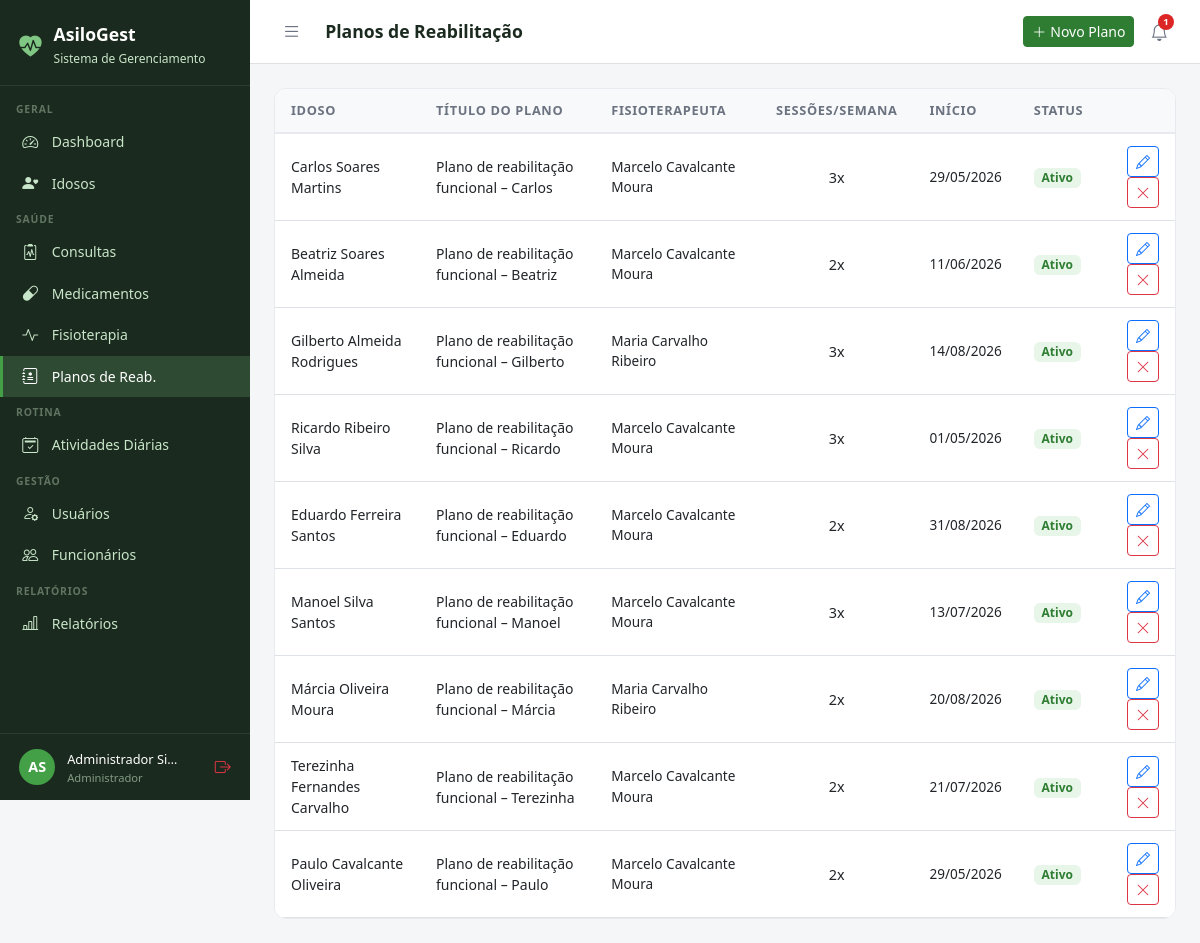
Screenshot of /fisioterapia/planos/ (signed in) with the database file from the repository.
### core/models.py (models this page shows, shortened)
class Usuario(AbstractUser):
    PERFIL_CHOICES = [
        ('administrador', 'Administrador'),
        ('medico', 'Médico'),
        ('fisioterapeuta', 'Fisioterapeuta'),
        ('enfermeiro', 'Enfermeiro(a)'),
        ('recepcionista', 'Recepcionista'),
        ('familiar', 'Familiar do Idoso'),
    ]
    perfil = models.CharField(
        max_length=20, choices=PERFIL_CHOICES,
        default='recepcionista', verbose_name='Perfil de Acesso'
    )
    telefone = models.CharField(max_length=15, blank=True, verbose_name='Telefone')
    cpf = models.CharField(max_length=14, unique=True, null=True, blank=True, verbose_name='CPF')
    foto = models.ImageField(upload_to='usuarios/', blank=True, null=True, verbose_name='Foto')
    data_nascimento = models.DateField(null=True, blank=True, verbose_name='Data de Nascimento')
    especialidade = models.CharField(
        max_length=100, blank=True, verbose_name='Especialidade',
        help_text='Preencha para Médico ou Fisioterapeuta'
    )
    data_admissao = models.DateField(null=True, blank=True, verbose_name='Data de Admissão')
    primeiro_acesso = models.BooleanField(
        default=True, verbose_name='Primeiro Acesso',
        help_text='Usuário deve definir senha no primeiro login'
    )
    ativo = models.BooleanField(default=True, verbose_name='Ativo')
    criado_em = models.DateTimeField(auto_now_add=True)
    class Meta:
        verbose_name = 'Usuário'
        verbose_name_plural = 'Usuários'
        ordering = ['first_name', 'last_name']
    @property
    def is_administrador(self):
        return self.perfil == 'administrador' or self.is_superuser
    @property
    def is_fisioterapeuta(self):
        return self.perfil == 'fisioterapeuta'
    @property
    def is_familiar(self):
        return self.perfil == 'familiar'
    @property
    def pode_ver_saude(self):
        return (self.is_administrador or self.is_medico
                or self.is_fisioterapeuta or self.is_enfermeiro)
    @property
    def pode_cadastrar_usuarios(self):
        return self.is_administrador or self.is_recepcionista
    @property
    def pode_administrar(self):
        return self.is_administrador

### fisioterapia/models.py (models this page shows, shortened)
class PlanoReabilitacao(models.Model):
    idoso = models.ForeignKey(
        Idoso, on_delete=models.CASCADE, related_name='planos_reab')
    fisioterapeuta = models.ForeignKey(
        Usuario, on_delete=models.SET_NULL, null=True,
        limit_choices_to={'perfil': 'fisioterapeuta'})
    titulo = models.CharField(max_length=150, verbose_name='Título do Plano')
    objetivo_geral = models.TextField(verbose_name='Objetivo Geral')
    exercicios = models.TextField(verbose_name='Exercícios Prescritos')
    frequencia_semanal = models.IntegerField(default=3, verbose_name='Sessões por Semana')
    data_inicio = models.DateField()
    data_previsao_fim = models.DateField(null=True, blank=True)
    ativo = models.BooleanField(default=True)
    criado_em = models.DateTimeField(auto_now_add=True)
    class Meta:
        verbose_name = 'Plano de Reabilitação'
        verbose_name_plural = 'Planos de Reabilitação'

### idosos/models.py (models this page shows, shortened)
class Idoso(models.Model):
    SEXO_CHOICES = [('M', 'Masculino'), ('F', 'Feminino')]
    TIPO_SANGUINEO = [('A+','A+'),('A-','A-'),('B+','B+'),('B-','B-'),('AB+','AB+'),('AB-','AB-'),('O+','O+'),('O-','O-')]
    STATUS_CHOICES = [('ativo','Ativo'),('inativo','Inativo'),('internado','Internado'),('falecido','Falecido')]
    nome = models.CharField(max_length=150, verbose_name='Nome Completo')
    data_nascimento = models.DateField(verbose_name='Data de Nascimento')
    sexo = models.CharField(max_length=1, choices=SEXO_CHOICES)
    cpf = models.CharField(max_length=14, unique=True, null=True, blank=True)
    rg = models.CharField(max_length=20, blank=True)
    tipo_sanguineo = models.CharField(max_length=3, choices=TIPO_SANGUINEO, blank=True)
    foto = models.ImageField(upload_to='idosos/', blank=True, null=True)
    status = models.CharField(max_length=10, choices=STATUS_CHOICES, default='ativo')
    endereco = models.CharField(max_length=200, blank=True)
    cidade = models.CharField(max_length=100, blank=True)
    estado = models.CharField(max_length=2, blank=True)
    cep = models.CharField(max_length=9, blank=True)
    alergias = models.TextField(blank=True, verbose_name='Alergias')
    condicoes_medicas = models.TextField(blank=True, verbose_name='Condições Médicas')
    observacoes = models.TextField(blank=True, verbose_name='Observações Gerais')
    data_entrada = models.DateField(verbose_name='Data de Entrada')
    numero_quarto = models.CharField(max_length=10, blank=True, verbose_name='Quarto')
    criado_em = models.DateTimeField(auto_now_add=True)
    atualizado_em = models.DateTimeField(auto_now=True)
    class Meta:
        verbose_name = 'Idoso'
        verbose_name_plural = 'Idosos'
        ordering = ['nome']

### fisioterapia/views.py (the view, shortened to what this page needs)
# urls.py: path('planos/', views.planos_lista, name='planos_lista'),
@login_required
def planos_lista(request):
    user = request.user
    if not user.pode_ver_saude:
        messages.error(request, 'Acesso negado.')
        return redirect('dashboard')
    planos = PlanoReabilitacao.objects.select_related('idoso', 'fisioterapeuta').filter(ativo=True)
    return render(request, 'fisioterapia/planos_lista.html', {'planos': planos})

### templates/fisioterapia/planos_lista.html (shortened to what this page needs)
{% extends 'base.html' %}
{% block page_title %}Planos de Reabilitação{% endblock %}
{% block topbar_actions %}
{% if user.is_fisioterapeuta or user.is_administrador %}
<a href="{% url 'fisioterapia:plano_novo' %}" class="btn btn-primary btn-sm"><i class="bi bi-plus-lg me-1"></i>Novo Plano</a>
{% endif %}
{% endblock %}
{% block content %}
<div class="table-card">
  <table class="table table-hover">
    <thead>
      <tr><th>Idoso</th><th>Título do Plano</th><th>Fisioterapeuta</th><th>Sessões/Semana</th><th>Início</th><th>Status</th><th></th></tr>
    </thead>
    <tbody>
      {% for p in planos %}
      <tr>
        <td style="font-weight:500;font-size:.875rem;">{{ p.idoso.nome }}</td>
        <td style="font-size:.875rem;">{{ p.titulo }}</td>
        <td style="font-size:.85rem;">{{ p.fisioterapeuta.get_full_name|default:"–" }}</td>
        <td class="text-center">{{ p.frequencia_semanal }}x</td>
        <td style="font-size:.85rem;">{{ p.data_inicio|date:"d/m/Y" }}</td>
        <td>
          {% if p.ativo %}
            <span class="badge" style="background:#E8F5E9;color:#2E7D32;font-size:.75rem;">Ativo</span>
          {% else %}
            <span class="badge" style="background:#FFEBEE;color:#C62828;font-size:.75rem;">Encerrado</span>
          {% endif %}
        </td>
        <td class="text-end">
          {% if user.is_fisioterapeuta or user.is_administrador %}
          <a href="{% url 'fisioterapia:plano_editar' p.pk %}" class="btn btn-sm btn-outline-primary"><i class="bi bi-pencil"></i></a>
          {% endif %}
          {% if user.is_administrador and p.ativo %}
          <a href="{% url 'fisioterapia:plano_excluir' p.pk %}" class="btn btn-sm btn-outline-danger"><i class="bi bi-x-lg"></i></a>
          {% endif %}
        </td>
      </tr>
      {% empty %}
      <tr><td colspan="7" class="text-center py-4 text-muted">Nenhum plano de reabilitação cadastrado.</td></tr>
      {% endfor %}
    </tbody>
  </table>
</div>
{% endblock %}

### templates/base.html (shortened to what this page needs)
<!DOCTYPE html>
<html lang="pt-br">
<head>
  <link href="https://cdn.jsdelivr.net/npm/bootstrap@5.3.0/dist/css/bootstrap.min.css" rel="stylesheet">
  <link href="https://cdn.jsdelivr.net/npm/bootstrap-icons@1.11.0/font/bootstrap-icons.css" rel="stylesheet">
</head>
<body>
{% if user.is_authenticated %}
<div id="sidebar">
  <div class="sidebar-brand">
    <i class="bi bi-heart-pulse-fill" style="color:#81C784;font-size:1.4rem;"></i>
    <div>
      <h5 style="margin:0;">AsiloGest</h5>
      <small>Sistema de Gerenciamento</small>
    </div>
  </div>
  <nav class="sidebar-nav">
    <div class="nav-section">Geral</div>
    <a href="{% url 'dashboard' %}" class="sidebar-link {% if request.resolver_match.url_name == 'dashboard' %}active{% endif %}">
      <i class="bi bi-speedometer2"></i> Dashboard
    </a>
    <a href="{% url 'idosos:lista' %}" class="sidebar-link">
      <i class="bi bi-person-heart"></i>
      {% if user.is_familiar %}Meus Familiares{% else %}Idosos{% endif %}
    </a>
    {% if user.pode_ver_saude or user.is_familiar %}
    <div class="nav-section">Saúde</div>
    <a href="{% url 'consultas:lista' %}" class="sidebar-link">
      <i class="bi bi-clipboard2-pulse"></i> Consultas
    </a>
    <a href="{% url 'medicamentos:lista' %}" class="sidebar-link">
      <i class="bi bi-capsule"></i> Medicamentos
    </a>
    <a href="{% url 'fisioterapia:lista' %}" class="sidebar-link">
      <i class="bi bi-activity"></i> Fisioterapia
    </a>
    {% if user.pode_ver_saude and not user.is_familiar %}
    <a href="{% url 'fisioterapia:planos_lista' %}" class="sidebar-link">
      <i class="bi bi-journal-medical"></i> Planos de Reab.
    </a>
    {% endif %}
    {% endif %}
    <div class="nav-section">Rotina</div>
    <a href="{% url 'atividades:lista' %}" class="sidebar-link">
      <i class="bi bi-calendar2-check"></i> Atividades Diárias
    </a>
    {% if user.pode_cadastrar_usuarios %}
    <div class="nav-section">Gestão</div>
    <a href="{% url 'usuarios_lista' %}" class="sidebar-link">
      <i class="bi bi-person-gear"></i> Usuários
    </a>
    {% endif %}
    {% if user.pode_administrar %}
    <a href="{% url 'funcionarios:lista' %}" class="sidebar-link">
      <i class="bi bi-people"></i> Funcionários
    </a>
    {% endif %}
    {% if user.pode_ver_saude or user.pode_administrar %}
    <div class="nav-section">Relatórios</div>
    <a href="{% url 'relatorios:lista' %}" class="sidebar-link">
      <i class="bi bi-bar-chart-line"></i> Relatórios
    </a>
    {% endif %}
  </nav>
  <div class="sidebar-user">
    <div class="avatar">{{ user.first_name|first|upper }}{{ user.last_name|first|upper }}</div>
    <div class="info" style="min-width:0;flex:1;">
      <span>{{ user.get_full_name|truncatechars:18 }}</span>
      <small>{{ user.get_perfil_display }}</small>
    </div>
    <a href="{% url 'logout' %}" class="text-danger" title="Sair" style="flex-shrink:0;">
      <i class="bi bi-box-arrow-right"></i>
    </a>
  </div>
</div>
<div id="main">
  <div class="topbar">
    <div class="topbar-left">
      <button class="btn-toggle-sidebar" onclick="toggleSidebar()" title="Menu">
        <i class="bi bi-list"></i>
      </button>
      <h4>{% block page_title %}{% endblock %}</h4>
    </div>
    <div class="d-flex align-items-center gap-2">
      {% block topbar_actions %}{% endblock %}
      <div style="position:relative;">
        <button class="notif-btn" id="notifBtn" onclick="toggleNotif()" title="Notificações">
          <i class="bi bi-bell"></i>
          {% if notif_count %}
          <span class="notif-badge">{{ notif_count }}</span>
          {% endif %}
        </button>
      </div>
    </div>
  </div>
  <div class="content">
    {% block content %}{% endblock %}
  </div>
</div>
{% else %}
{% block full_content %}{% endblock %}
{% endif %}
</body>
</html>

### templates/base.html (style rules this page uses)
:root { --sidebar-width: 250px; --primary: #2E7D32; --primary-light: #43A047; --accent: #1565C0; --bg-sidebar: #1B2A1E; --bg-sidebar-hover: #2E4A33; --text-sidebar: #C8E6C9; --transition: 0.3s ease; }
body { background: #F4F6F8; font-family: 'Segoe UI', sans-serif; }
#sidebar { position: fixed; top: 0; left: 0; width: var(--sidebar-width); height: 100vh; background: var(--bg-sidebar); z-index: 1000; display: flex; flex-direction: column; overflow-y: auto; transition: transform var(--transition); }
.sidebar-brand { padding: 1.5rem 1.2rem 1rem; border-bottom: 1px solid rgba(255,255,255,0.08); display: flex; align-items: center; gap: .75rem; }
.sidebar-brand h5 { color: #fff; font-weight: 700; margin: 0; font-size: 1.1rem; }
.sidebar-brand small { color: var(--text-sidebar); font-size: .75rem; }
.sidebar-nav { padding: .5rem 0; flex: 1; }
.nav-section { padding: .5rem 1rem .2rem; color: rgba(200,230,201,.4); font-size: .65rem; font-weight: 700; letter-spacing: .08em; text-transform: uppercase; }
.sidebar-link { display: flex; align-items: center; gap: .65rem; padding: .55rem 1.2rem; color: var(--text-sidebar); text-decoration: none; font-size: .875rem; transition: all .2s; border-left: 3px solid transparent; }
.sidebar-link:hover, .sidebar-link.active { background: var(--bg-sidebar-hover); color: #fff; border-left-color: var(--primary-light); }
.sidebar-link i { font-size: 1rem; width: 1.2rem; }
.sidebar-user { padding: .8rem 1.2rem; border-top: 1px solid rgba(255,255,255,0.08); display: flex; align-items: center; gap: .75rem; }
.sidebar-user .avatar { width: 36px; height: 36px; background: var(--primary-light); border-radius: 50%; display: flex; align-items: center; justify-content: center; color: #fff; font-weight: 700; font-size: .9rem; flex-shrink: 0; }
.sidebar-user .info small { color: rgba(200,230,201,.6); font-size: .7rem; display: block; }
.sidebar-user .info span { color: #fff; font-size: .8rem; }
#main { margin-left: var(--sidebar-width); min-height: 100vh; display: flex; flex-direction: column; transition: margin-left var(--transition); }
.topbar { background: #fff; border-bottom: 1px solid #E0E0E0; padding: .75rem 1.5rem; display: flex; align-items: center; justify-content: space-between; position: sticky; top: 0; z-index: 999; }
.topbar-left { display: flex; align-items: center; gap: 1rem; }
.topbar h4 { margin: 0; font-size: 1.1rem; font-weight: 600; color: #1B2A1E; }
.btn-toggle-sidebar { background: none; border: none; padding: .4rem .5rem; color: #6B7280; cursor: pointer; border-radius: 6px; font-size: 1.2rem; line-height: 1; transition: background .2s, color .2s; }
.notif-btn { position: relative; background: none; border: none; padding: .4rem .5rem; color: #6B7280; cursor: pointer; border-radius: 6px; font-size: 1.1rem; transition: background .2s, color .2s; }
.notif-badge { position: absolute; top: 2px; right: 2px; background: #DC2626; color: #fff; font-size: .6rem; font-weight: 700; min-width: 16px; height: 16px; border-radius: 8px; padding: 0 4px; display: flex; align-items: center; justify-content: center; }
.content { padding: 1.5rem; flex: 1; }
.table-card { background: #fff; border-radius: 12px; border: 1px solid #E8EAF0; overflow: hidden; }
.table-card .table { margin: 0; }
.table thead th { background: #F8F9FA; border-bottom: 2px solid #E8EAF0; font-size: .8rem; font-weight: 600; color: #6B7280; text-transform: uppercase; letter-spacing: .05em; padding: .75rem 1rem; }
.table td { padding: .75rem 1rem; vertical-align: middle; font-size: .9rem; }
.btn-primary { background: var(--primary); border-color: var(--primary); }

### rows the page displays
Usuario: first_name|first "A", last_name|first "S", get_full_name "Administrador Si…", perfil "Administrador"
PlanoReabilitacao: idoso.nome "Carlos Soares Martins", titulo "Plano de reabilitação funcional – Carlos", fisioterapeuta.get_full_name "Marcelo Cavalcante Moura", frequencia_semanal "3", data_inicio "29/05/2026", ativo "Ativo"
PlanoReabilitacao: idoso.nome "Beatriz Soares Almeida", titulo "Plano de reabilitação funcional – Beatriz", fisioterapeuta.get_full_name "Marcelo Cavalcante Moura", frequencia_semanal "2", data_inicio "11/06/2026", ativo "Ativo"
PlanoReabilitacao: idoso.nome "Gilberto Almeida Rodrigues", titulo "Plano de reabilitação funcional – Gilberto", fisioterapeuta.get_full_name "Maria Carvalho Ribeiro", frequencia_semanal "3", data_inicio "14/08/2026", ativo "Ativo"
PlanoReabilitacao: idoso.nome "Ricardo Ribeiro Silva", titulo "Plano de reabilitação funcional – Ricardo", fisioterapeuta.get_full_name "Marcelo Cavalcante Moura", frequencia_semanal "3", data_inicio "01/05/2026", ativo "Ativo"
PlanoReabilitacao: idoso.nome "Eduardo Ferreira Santos", titulo "Plano de reabilitação funcional – Eduardo", fisioterapeuta.get_full_name "Marcelo Cavalcante Moura", frequencia_semanal "2", data_inicio "31/08/2026", ativo "Ativo"
PlanoReabilitacao: idoso.nome "Manoel Silva Santos", titulo "Plano de reabilitação funcional – Manoel", fisioterapeuta.get_full_name "Marcelo Cavalcante Moura", frequencia_semanal "3", data_inicio "13/07/2026", ativo "Ativo"
PlanoReabilitacao: idoso.nome "Márcia Oliveira Moura", titulo "Plano de reabilitação funcional – Márcia", fisioterapeuta.get_full_name "Maria Carvalho Ribeiro", frequencia_semanal "2", data_inicio "20/08/2026", ativo "Ativo"
PlanoReabilitacao: idoso.nome "Terezinha Fernandes Carvalho", titulo "Plano de reabilitação funcional – Terezinha", fisioterapeuta.get_full_name "Marcelo Cavalcante Moura", frequencia_semanal "2", data_inicio "21/07/2026", ativo "Ativo"
PlanoReabilitacao: idoso.nome "Paulo Cavalcante Oliveira", titulo "Plano de reabilitação funcional – Paulo", fisioterapeuta.get_full_name "Marcelo Cavalcante Moura", frequencia_semanal "2", data_inicio "29/05/2026", ativo "Ativo"

### other values shown
{{ notif_count }} "1"
